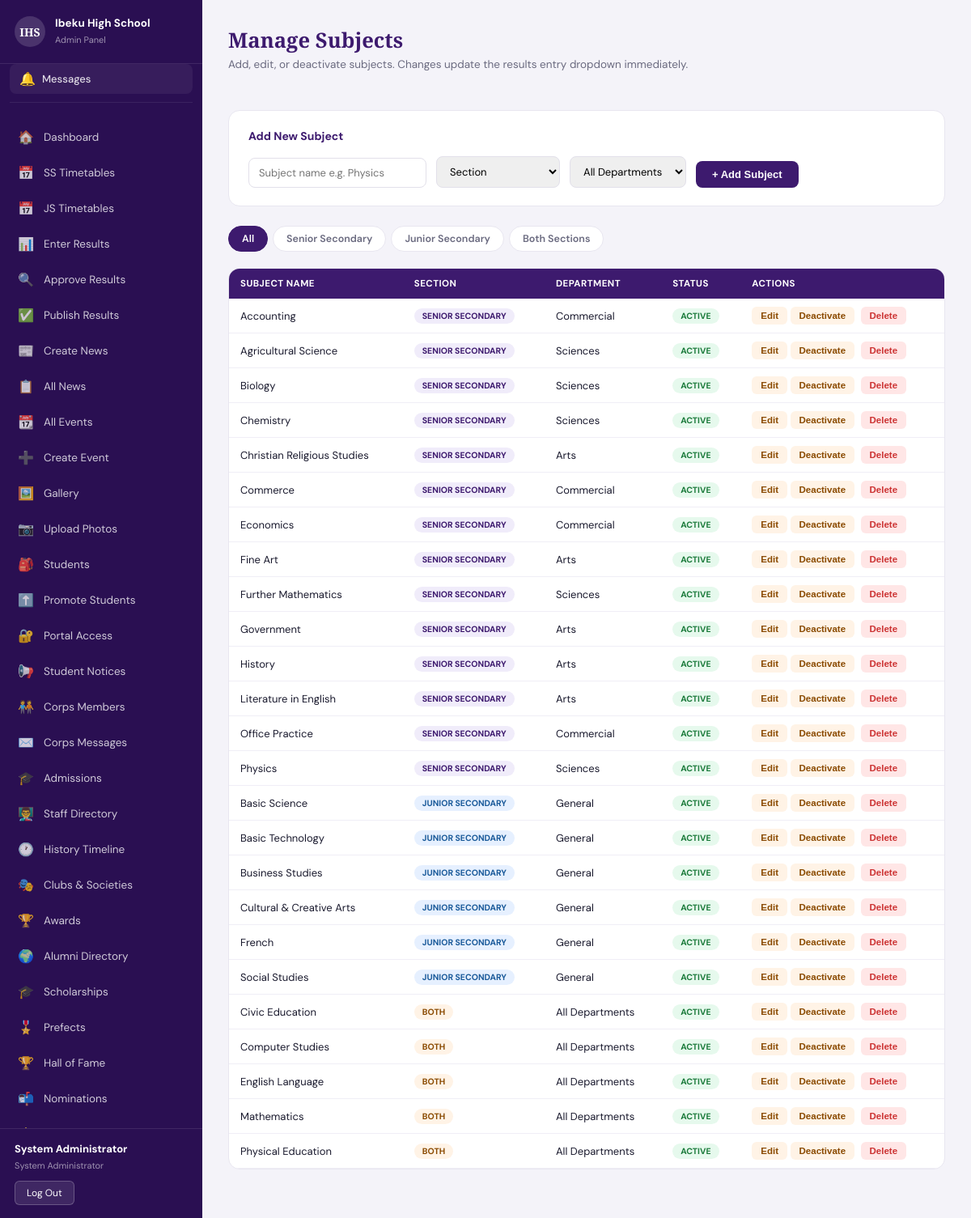
The app's page /public/admin/subjects.php (signed in) with its own data.
### tables this page shows
CREATE TABLE `subjects` (
  `id` int(10) UNSIGNED NOT NULL,
  `name` varchar(100) NOT NULL,
  `code` varchar(20) DEFAULT NULL COMMENT 'e.g. ENG, MTH, PHY',
  `department` enum('sciences','arts','commercial','general','all') NOT NULL DEFAULT 'all',
  `section` enum('ss','js','both') NOT NULL DEFAULT 'both',
  `is_active` tinyint(1) NOT NULL DEFAULT 1,
  `created_at` timestamp NOT NULL DEFAULT current_timestamp()
);

### public/admin/subjects.php (the view, shortened to what this page needs)
<?php
require_once dirname(__DIR__, 2) . '/src/includes/admin-sidebar.php';
$pdo   = getDB();
$filterSection = $_GET['section'] ?? 'all';
$sql = 'SELECT * FROM subjects';
$params = [];
$sql .= ' ORDER BY section ASC, name ASC';
$stmt = $pdo->prepare($sql);
$stmt->execute($params);
$subjects = $stmt->fetchAll();
$sectionLabels  = ['ss' => 'Senior Secondary', 'js' => 'Junior Secondary', 'both' => 'Both'];
$deptLabels     = ['sciences' => 'Sciences', 'arts' => 'Arts', 'commercial' => 'Commercial', 'general' => 'General', 'all' => 'All Departments'];
?>
<!DOCTYPE html>
<html lang="en">
<head>
<link rel="stylesheet" href="../assets/css/admin-layout.css">
</head>
<body>
  <div class="admin-content">
    <div class="admin-content__inner">
      <div class="page-header-row">
        <div class="page-header" style="margin-bottom:0">
          <h2>Manage Subjects</h2>
          <p>Add, edit, or deactivate subjects. Changes update the results entry dropdown immediately.</p>
        </div>
      </div>
      <div class="add-card">
        <h3>Add New Subject</h3>
        <form method="POST" class="add-row">
          <div class="form-group">
            <input type="text" name="name" placeholder="Subject name e.g. Physics" maxlength="100" required/>
          </div>
          <div class="form-group">
            <select name="section" required>
              <option value="">Section</option>
            </select>
          </div>
          <div class="form-group">
            <select name="department">
              <option value="all">All Departments</option>
            </select>
          </div>
          <button type="submit" class="btn-add">+ Add Subject</button>
        </form>
      </div>
      <div class="filter-tabs">
        <a href="?section=all" class="filter-tab <?php echo $filterSection === 'all' ? 'filter-tab--active' : ''; ?>">All</a>
        <a href="?section=ss"  class="filter-tab <?php echo $filterSection === 'ss'  ? 'filter-tab--active' : ''; ?>">Senior Secondary</a>
        <a href="?section=js"  class="filter-tab <?php echo $filterSection === 'js'  ? 'filter-tab--active' : ''; ?>">Junior Secondary</a>
        <a href="?section=both" class="filter-tab <?php echo $filterSection === 'both' ? 'filter-tab--active' : ''; ?>">Both Sections</a>
      </div>
      <div class="subjects-table-wrap">
        <?php if (empty($subjects)): ?>
        <div class="empty-state">No subjects found.</div>
        <?php else: ?>
        <table class="subjects-table">
          <thead>
            <tr>
              <th>Subject Name</th>
              <th>Section</th>
              <th>Department</th>
              <th>Status</th>
              <th>Actions</th>
            </tr>
          </thead>
          <tbody>
            <?php foreach ($subjects as $s): ?>
            <tr id="row-<?php echo $s['id']; ?>">
              <td><?php echo htmlspecialchars($s['name']); ?></td>
              <td><span class="badge badge--<?php echo $s['section']; ?>"><?php echo $sectionLabels[$s['section']] ?? $s['section']; ?></span></td>
              <td><?php echo $deptLabels[$s['department']] ?? $s['department']; ?></td>
              <td><span class="badge badge--<?php echo $s['is_active'] ? 'active' : 'inactive'; ?>"><?php echo $s['is_active'] ? 'Active' : 'Inactive'; ?></span></td>
              <td>
                <button type="button" class="action-btn action-btn--toggle-on" onclick="toggleEdit(<?php echo $s['id']; ?>)">Edit</button>
                <form method="POST" style="display:inline" onsubmit="return confirm('Toggle active status for <?php echo htmlspecialchars($s['name']); ?>?');">
                  <button type="submit" class="action-btn <?php echo $s['is_active'] ? 'action-btn--toggle-on' : 'action-btn--toggle-off'; ?>">
                    <?php echo $s['is_active'] ? 'Deactivate' : 'Activate'; ?>
                  </button>
                </form>
                <form method="POST" style="display:inline" onsubmit="return confirm('Delete <?php echo htmlspecialchars($s['name']); ?> permanently? This fails if result scores are attached — deactivate instead.');">
                  <button type="submit" class="action-btn action-btn--delete">Delete</button>
                </form>
              </td>
            </tr>
            <?php endforeach; ?>
          </tbody>
        </table>
        <?php endif; ?>
      </div>
    </div>
  </div>
</body>
</html>

### public/assets/css/admin-layout.css (style rules this page uses)
* { margin: 0; padding: 0; box-sizing: border-box; }
body { font-family: 'DM Sans', sans-serif; background: #f4f3f9; color: #1a1a2e; }
.admin-content { margin-left: 250px; min-height: 100vh; }
.admin-content__inner { padding: 32px 32px 60px; max-width: 1100px; }
.page-header h2 { font-family: 'Playfair Display', serif; font-size: 1.6rem; color: #3d1a6e; margin-bottom: 4px; }
.page-header p { font-size: 13.5px; color: #6b6b80; margin-bottom: 26px; }

### public/admin/subjects.php (style rules this page uses)
.page-header-row { display:flex; justify-content:space-between; align-items:flex-start; margin-bottom:22px; flex-wrap:wrap; gap:14px; }
.filter-tabs { display:flex; gap:6px; margin-bottom:20px; flex-wrap:wrap; }
.filter-tab { padding:7px 16px; border-radius:20px; font-size:12.5px; font-weight:600; text-decoration:none; color:#6b6b80; background:#fff; border:1px solid #e8e6f0; }
.filter-tab--active { background:#3d1a6e; color:#fff; border-color:#3d1a6e; }
.add-card { background:#fff; border:1px solid #e8e6f0; border-radius:14px; padding:22px 24px; margin-bottom:24px; }
.add-card h3 { font-size:14px; color:#3d1a6e; margin-bottom:16px; }
.add-row { display:flex; gap:12px; flex-wrap:wrap; align-items:flex-end; }
.add-row .form-group { margin-bottom:0; }
.add-row input, .add-row select { padding:9px 12px; border:1.5px solid #e2e0ea; border-radius:8px; font-size:13px; font-family:'DM Sans', sans-serif; }
.add-row input[name="name"] { min-width:220px; }
.btn-add { background:#3d1a6e; color:#fff; border:none; padding:9px 20px; border-radius:8px; font-size:13px; font-weight:600; cursor:pointer; white-space:nowrap; }
.subjects-table-wrap { background:#fff; border:1px solid #e8e6f0; border-radius:14px; overflow:hidden; }
table.subjects-table { width:100%; border-collapse:collapse; font-size:13px; }
table.subjects-table th { background:#3d1a6e; color:#fff; padding:11px 14px; text-align:left; font-size:11.5px; text-transform:uppercase; letter-spacing:.04em; }
table.subjects-table td { padding:10px 14px; border-bottom:1px solid #f0eef6; vertical-align:middle; }
.badge { display:inline-block; font-size:10.5px; font-weight:700; padding:3px 10px; border-radius:20px; text-transform:uppercase; }
.badge--active { background:#e6f9ed; color:#1a7a3a; }
.badge--ss { background:#f0ecfa; color:#3d1a6e; }
.badge--js { background:#e6f0ff; color:#1a5a9a; }
.badge--both { background:#fff3e6; color:#8a4a00; }
.action-btn { border:none; padding:5px 11px; border-radius:6px; font-size:11.5px; font-weight:600; cursor:pointer; text-decoration:none; }
.action-btn--toggle-on { background:#fff3e6; color:#8a4a00; }
.action-btn--delete { background:#ffe6e6; color:#cc3333; margin-left:4px; }

### records on screen
subjects: name "Accounting", section "SENIOR SECONDARY", department "Commercial", is_active "ACTIVE"
subjects: name "Agricultural Science", section "SENIOR SECONDARY", department "Sciences", is_active "ACTIVE"
subjects: name "Biology", section "SENIOR SECONDARY", department "Sciences", is_active "ACTIVE"
subjects: name "Chemistry", section "SENIOR SECONDARY", department "Sciences", is_active "ACTIVE"
subjects: name "Christian Religious Studies", section "SENIOR SECONDARY", department "Arts", is_active "ACTIVE"
subjects: name "Commerce", section "SENIOR SECONDARY", department "Commercial", is_active "ACTIVE"
subjects: name "Economics", section "SENIOR SECONDARY", department "Commercial", is_active "ACTIVE"
subjects: name "Fine Art", section "SENIOR SECONDARY", department "Arts", is_active "ACTIVE"
subjects: name "Further Mathematics", section "SENIOR SECONDARY", department "Sciences", is_active "ACTIVE"
subjects: name "Government", section "SENIOR SECONDARY", department "Arts", is_active "ACTIVE"
subjects: name "History", section "SENIOR SECONDARY", department "Arts", is_active "ACTIVE"
subjects: name "Literature in English", section "SENIOR SECONDARY", department "Arts", is_active "ACTIVE"
subjects: name "Office Practice", section "SENIOR SECONDARY", department "Commercial", is_active "ACTIVE"
subjects: name "Physics", section "SENIOR SECONDARY", department "Sciences", is_active "ACTIVE"
subjects: name "Basic Science", section "JUNIOR SECONDARY", department "General", is_active "ACTIVE"
subjects: name "Basic Technology", section "JUNIOR SECONDARY", department "General", is_active "ACTIVE"
subjects: name "Business Studies", section "JUNIOR SECONDARY", department "General", is_active "ACTIVE"
subjects: name "Cultural & Creative Arts", section "JUNIOR SECONDARY", department "General", is_active "ACTIVE"
subjects: name "French", section "JUNIOR SECONDARY", department "General", is_active "ACTIVE"
subjects: name "Social Studies", section "JUNIOR SECONDARY", department "General", is_active "ACTIVE"
subjects: name "Civic Education", section "BOTH", department "All Departments", is_active "ACTIVE"
subjects: name "Computer Studies", section "BOTH", department "All Departments", is_active "ACTIVE"
subjects: name "English Language", section "BOTH", department "All Departments", is_active "ACTIVE"
subjects: name "Mathematics", section "BOTH", department "All Departments", is_active "ACTIVE"
subjects: name "Physical Education", section "BOTH", department "All Departments", is_active "ACTIVE"

### other values on screen
$icon "🏠"
$label "Dashboard"
$icon "📅"
$label "SS Timetables"
$label "JS Timetables"
$icon "📊"
$label "Enter Results"
$icon "🔍"
$label "Approve Results"
$icon "✅"
$label "Publish Results"
$icon "📰"
$label "Create News"
$icon "📋"
$label "All News"
